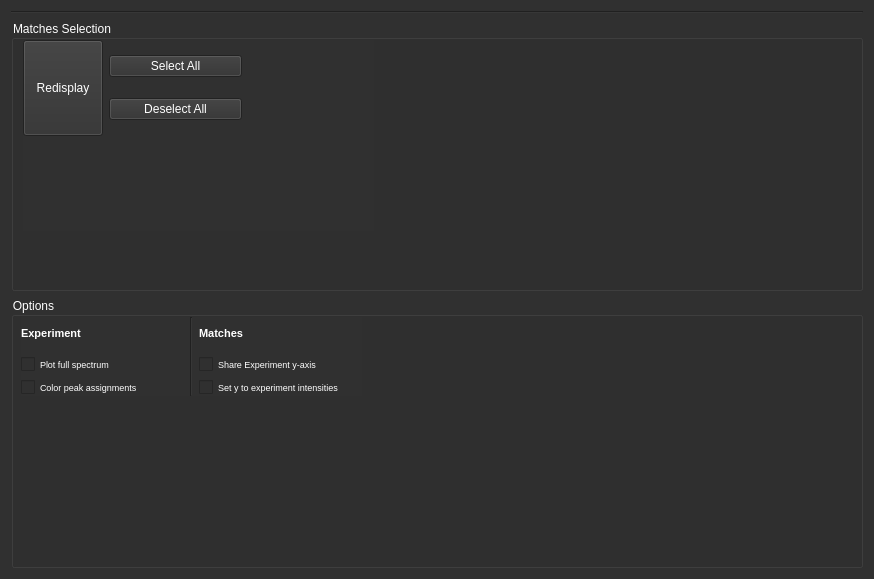
<?xml version="1.0" encoding="UTF-8"?>
<ui version="4.0">
 <class>Form</class>
 <widget class="QWidget" name="Form">
  <property name="geometry">
   <rect>
    <x>0</x>
    <y>0</y>
    <width>874</width>
    <height>579</height>
   </rect>
  </property>
  <property name="sizePolicy">
   <sizepolicy hsizetype="MinimumExpanding" vsizetype="MinimumExpanding">
    <horstretch>0</horstretch>
    <verstretch>0</verstretch>
   </sizepolicy>
  </property>
  <property name="windowTitle">
   <string>Form</string>
  </property>
  <property name="styleSheet">
   <string notr="true">background-color: rgb(48, 48, 48);
gridline-color: rgb(195, 195, 195);
color: rgb(255, 255, 255);
</string>
  </property>
  <layout class="QGridLayout" name="gridLayout_2">
   <item row="3" column="0">
    <widget class="QGroupBox" name="options_grpbox">
     <property name="sizePolicy">
      <sizepolicy hsizetype="Expanding" vsizetype="MinimumExpanding">
       <horstretch>0</horstretch>
       <verstretch>0</verstretch>
      </sizepolicy>
     </property>
     <property name="title">
      <string>Options</string>
     </property>
     <widget class="QWidget" name="horizontalLayoutWidget">
      <property name="geometry">
       <rect>
        <x>10</x>
        <y>20</y>
        <width>341</width>
        <height>79</height>
       </rect>
      </property>
      <layout class="QHBoxLayout" name="options_layout">
       <property name="sizeConstraint">
        <enum>QLayout::SetDefaultConstraint</enum>
       </property>
       <item>
        <layout class="QVBoxLayout" name="verticalLayout_3">
         <item>
          <widget class="QLabel" name="label">
           <property name="font">
            <font>
             <pointsize>8</pointsize>
             <weight>75</weight>
             <bold>true</bold>
            </font>
           </property>
           <property name="text">
            <string>Experiment</string>
           </property>
          </widget>
         </item>
         <item>
          <widget class="QCheckBox" name="full_spectrum_chk">
           <property name="font">
            <font>
             <pointsize>7</pointsize>
            </font>
           </property>
           <property name="text">
            <string>Plot full spectrum</string>
           </property>
          </widget>
         </item>
         <item>
          <widget class="QCheckBox" name="color_experiment_chk">
           <property name="font">
            <font>
             <pointsize>7</pointsize>
            </font>
           </property>
           <property name="text">
            <string>Color peak assignments</string>
           </property>
          </widget>
         </item>
        </layout>
       </item>
       <item>
        <widget class="Line" name="line_2">
         <property name="orientation">
          <enum>Qt::Vertical</enum>
         </property>
        </widget>
       </item>
       <item>
        <layout class="QVBoxLayout" name="verticalLayout_2">
         <item>
          <widget class="QLabel" name="label_2">
           <property name="font">
            <font>
             <pointsize>8</pointsize>
             <weight>75</weight>
             <bold>true</bold>
            </font>
           </property>
           <property name="text">
            <string>Matches </string>
           </property>
          </widget>
         </item>
         <item>
          <widget class="QCheckBox" name="sharey_chk">
           <property name="font">
            <font>
             <pointsize>7</pointsize>
            </font>
           </property>
           <property name="text">
            <string>Share Experiment y-axis</string>
           </property>
          </widget>
         </item>
         <item>
          <widget class="QCheckBox" name="y_exp_intensities_chk">
           <property name="font">
            <font>
             <pointsize>7</pointsize>
            </font>
           </property>
           <property name="text">
            <string>Set y to experiment intensities</string>
           </property>
          </widget>
         </item>
        </layout>
       </item>
      </layout>
     </widget>
    </widget>
   </item>
   <item row="2" column="0">
    <widget class="QGroupBox" name="matches_selections_grpbox">
     <property name="sizePolicy">
      <sizepolicy hsizetype="Preferred" vsizetype="MinimumExpanding">
       <horstretch>0</horstretch>
       <verstretch>0</verstretch>
      </sizepolicy>
     </property>
     <property name="title">
      <string>Matches Selection</string>
     </property>
     <widget class="QWidget" name="gridLayoutWidget_2">
      <property name="geometry">
       <rect>
        <x>12</x>
        <y>20</y>
        <width>351</width>
        <height>191</height>
       </rect>
      </property>
      <layout class="QGridLayout" name="matches_layout">
       <item row="0" column="1">
        <layout class="QVBoxLayout" name="verticalLayout_5">
         <property name="spacing">
          <number>6</number>
         </property>
         <property name="sizeConstraint">
          <enum>QLayout::SetFixedSize</enum>
         </property>
         <item>
          <widget class="QPushButton" name="select_all_btn">
           <property name="text">
            <string>Select All</string>
           </property>
           <property name="icon">
            <iconset>
             <normaloff>../../../resources/select-all.png</normaloff>../../../resources/select-all.png</iconset>
           </property>
          </widget>
         </item>
         <item>
          <widget class="QPushButton" name="deselect_all_btn">
           <property name="sizePolicy">
            <sizepolicy hsizetype="MinimumExpanding" vsizetype="Fixed">
             <horstretch>0</horstretch>
             <verstretch>0</verstretch>
            </sizepolicy>
           </property>
           <property name="text">
            <string>Deselect All</string>
           </property>
           <property name="icon">
            <iconset>
             <normaloff>../../../resources/deselect-all.png</normaloff>../../../resources/deselect-all.png</iconset>
           </property>
          </widget>
         </item>
        </layout>
       </item>
       <item row="1" column="0">
        <spacer name="verticalSpacer_2">
         <property name="orientation">
          <enum>Qt::Vertical</enum>
         </property>
         <property name="sizeHint" stdset="0">
          <size>
           <width>20</width>
           <height>40</height>
          </size>
         </property>
        </spacer>
       </item>
       <item row="0" column="0">
        <widget class="QPushButton" name="redisplay_btn">
         <property name="sizePolicy">
          <sizepolicy hsizetype="Minimum" vsizetype="MinimumExpanding">
           <horstretch>0</horstretch>
           <verstretch>0</verstretch>
          </sizepolicy>
         </property>
         <property name="text">
          <string>Redisplay</string>
         </property>
         <property name="iconSize">
          <size>
           <width>121</width>
           <height>120</height>
          </size>
         </property>
        </widget>
       </item>
       <item row="0" column="2">
        <spacer name="horizontalSpacer_3">
         <property name="orientation">
          <enum>Qt::Horizontal</enum>
         </property>
         <property name="sizeHint" stdset="0">
          <size>
           <width>40</width>
           <height>20</height>
          </size>
         </property>
        </spacer>
       </item>
       <item row="1" column="1">
        <spacer name="verticalSpacer">
         <property name="orientation">
          <enum>Qt::Vertical</enum>
         </property>
         <property name="sizeHint" stdset="0">
          <size>
           <width>20</width>
           <height>40</height>
          </size>
         </property>
        </spacer>
       </item>
      </layout>
     </widget>
    </widget>
   </item>
   <item row="0" column="0">
    <widget class="Line" name="line">
     <property name="orientation">
      <enum>Qt::Horizontal</enum>
     </property>
    </widget>
   </item>
  </layout>
 </widget>
 <resources/>
 <connections/>
</ui>
